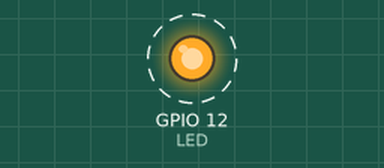
This program was run on a simulated Raspberry Pi (BCM pin numbers). On the bench: output pins drawn as LEDs (lit = HIGH). Dashed ring = blinking. At 20.0 s the program stops and its outputs stay as they are.

Above: at 0.5 s.
Timing chart, 0 to 4.6 s (numbered marks = the images above):
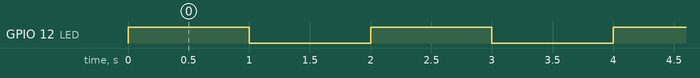

Measured:
- by itself, GPIO 12 (LED): alternates HIGH for 1.0 s and LOW for 1.0 s, 20 changes in all, then stays LOW

The program:

gpio-led.py
```python
import RPi.GPIO as GPIO
import time

LED = 12

GPIO.setmode(GPIO.BCM)
GPIO.setup(LED,GPIO.OUT,initial=GPIO.LOW)

for i in range(10):
    GPIO.output(LED, GPIO.HIGH)
    time.sleep(1.0)
    GPIO.output(LED, GPIO.LOW)
    time.sleep(1.0)

GPIO.cleanup()
```
